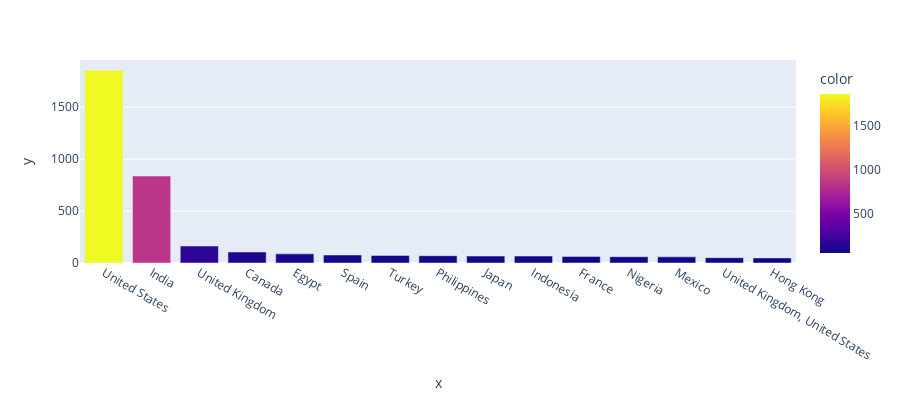

The notebook cell saved with this chart:
### Code cell
#Country wise representation of all movies
mv = df[df['type'] == 'Movie']
country  = mv['country'].value_counts()
country = country[:15,]
fig = px.bar(x=country.index, y=country.values, color=country.values,
             hover_data=[country.index, country.values],labels={'country':'Frequency'}, height=400)
fig.show()

### Figure 1 — Plotly figure (JSON) as saved in the notebook; plotly's stock layout.template omitted (floating-point values rounded to 4 significant figures)
{"data": [{"alignmentgroup": "True", "customdata": [["United States", 1856], ["India", 837], ["United Kingdom", 163], ["Canada", 106], ["Egypt", 88], ["Spain", 77], ["Turkey", 73], ["Philippines", 70], ["Japan", 67], ["Indonesia", 67], ["France", 63], ["Nigeria", 61], ["Mexico", 59], ["United Kingdom, United States", 51], ["Hong Kong", 49]], "hovertemplate": "x=%{x}<br>y=%{y}<br>hover_data_0=%{customdata[0]}<br>hover_data_1=%{customdata[1]}<br>color=%{marker.color}<extra></extra>", "legendgroup": "", "marker": {"color": [1856, 837, 163, 106, 88, 77, 73, 70, 67, 67, 63, 61, 59, 51, 49], "coloraxis": "coloraxis"}, "name": "", "offsetgroup": "", "orientation": "v", "showlegend": false, "textposition": "auto", "type": "bar", "x": ["United States", "India", "United Kingdom", "Canada", "Egypt", "Spain", "Turkey", "Philippines", "Japan", "Indonesia", "France", "Nigeria", "Mexico", "United Kingdom, United States", "Hong Kong"], "xaxis": "x", "y": [1856, 837, 163, 106, 88, 77, 73, 70, 67, 67, 63, 61, 59, 51, 49], "yaxis": "y"}], "layout": {"barmode": "relative", "coloraxis": {"colorbar": {"title": {"text": "color"}}, "colorscale": [[0, "#0d0887"], [0.1111, "#46039f"], [0.2222, "#7201a8"], [0.3333, "#9c179e"], [0.4444, "#bd3786"], [0.5556, "#d8576b"], [0.6667, "#ed7953"], [0.7778, "#fb9f3a"], [0.8889, "#fdca26"], [1, "#f0f921"]]}, "height": 400, "legend": {"tracegroupgap": 0}, "margin": {"t": 60}, "xaxis": {"anchor": "y", "domain": [0, 1], "title": {"text": "x"}}, "yaxis": {"anchor": "x", "domain": [0, 1], "title": {"text": "y"}}}}
